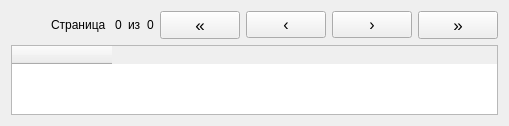
        <widget class="QWidget" name="RelevantManagement">
         <attribute name="title">
          <string>Релевантность и запросы</string>
         </attribute>
         <layout class="QGridLayout" name="gridLayout_4">
          <item row="0" column="0">
           <layout class="QVBoxLayout" name="verticaltintab_5">
            <item>
             <layout class="QHBoxLayout" name="horizontalintab_5">
              <item>
               <spacer name="horizontalSpacer_4">
                <property name="orientation">
                 <enum>Qt::Horizontal</enum>
                </property>
                <property name="sizeHint" stdset="0">
                 <size>
                  <width>40</width>
                  <height>20</height>
                 </size>
                </property>
               </spacer>
              </item>
              <item>
               <widget class="QLabel" name="label_19">
                <property name="sizePolicy">
                 <sizepolicy hsizetype="Preferred" vsizetype="Preferred">
                  <horstretch>0</horstretch>
                  <verstretch>0</verstretch>
                 </sizepolicy>
                </property>
                <property name="minimumSize">
                 <size>
                  <width>0</width>
                  <height>0</height>
                 </size>
                </property>
                <property name="baseSize">
                 <size>
                  <width>0</width>
                  <height>0</height>
                 </size>
                </property>
                <property name="text">
                 <string>Страница </string>
                </property>
               </widget>
              </item>
              <item>
               <widget class="QLabel" name="CurPageTableRelevManage">
                <property name="sizePolicy">
                 <sizepolicy hsizetype="Preferred" vsizetype="Preferred">
                  <horstretch>0</horstretch>
                  <verstretch>0</verstretch>
                 </sizepolicy>
                </property>
                <property name="text">
                 <string>0</string>
                </property>
               </widget>
              </item>
              <item>
               <widget class="QLabel" name="label_20">
                <property name="text">
                 <string>из</string>
                </property>
               </widget>
              </item>
              <item>
               <widget class="QLabel" name="MaxPageTableRelevManage">
                <property name="sizePolicy">
                 <sizepolicy hsizetype="Preferred" vsizetype="Preferred">
                  <horstretch>0</horstretch>
                  <verstretch>0</verstretch>
                 </sizepolicy>
                </property>
                <property name="text">
                 <string>0</string>
                </property>
               </widget>
              </item>
              <item>
               <widget class="QPushButton" name="ButtonFirstPageTableRelevManage">
                <property name="sizePolicy">
                 <sizepolicy hsizetype="Fixed" vsizetype="Fixed">
                  <horstretch>0</horstretch>
                  <verstretch>0</verstretch>
                 </sizepolicy>
                </property>
                <property name="font">
                 <font>
                  <pointsize>13</pointsize>
                  <weight>50</weight>
                  <bold>false</bold>
                 </font>
                </property>
                <property name="text">
                 <string>«</string>
                </property>
               </widget>
              </item>
              <item>
               <widget class="QPushButton" name="ButtonPrevPageTableRelevManage">
                <property name="sizePolicy">
                 <sizepolicy hsizetype="Fixed" vsizetype="Fixed">
                  <horstretch>0</horstretch>
                  <verstretch>0</verstretch>
                 </sizepolicy>
                </property>
                <property name="font">
                 <font>
                  <pointsize>12</pointsize>
                  <weight>50</weight>
                  <bold>false</bold>
                 </font>
                </property>
                <property name="text">
                 <string>‹</string>
                </property>
               </widget>
              </item>
              <item>
               <widget class="QPushButton" name="ButtonNextPageTableRelevManage">
                <property name="sizePolicy">
                 <sizepolicy hsizetype="Fixed" vsizetype="Fixed">
                  <horstretch>0</horstretch>
                  <verstretch>0</verstretch>
                 </sizepolicy>
                </property>
                <property name="font">
                 <font>
                  <pointsize>12</pointsize>
                 </font>
                </property>
                <property name="text">
                 <string>›</string>
                </property>
               </widget>
              </item>
              <item>
               <widget class="QPushButton" name="ButtonLastPageTableRelevManage">
                <property name="sizePolicy">
                 <sizepolicy hsizetype="Fixed" vsizetype="Fixed">
                  <horstretch>0</horstretch>
                  <verstretch>0</verstretch>
                 </sizepolicy>
                </property>
                <property name="font">
                 <font>
                  <pointsize>13</pointsize>
                  <weight>50</weight>
                  <bold>false</bold>
                 </font>
                </property>
                <property name="text">
                 <string>»</string>
                </property>
               </widget>
              </item>
             </layout>
            </item>
            <item>
             <widget class="QTableWidget" name="TableRelevManage">
              <property name="sizeAdjustPolicy">
               <enum>QAbstractScrollArea::AdjustToContents</enum>
              </property>
              <attribute name="horizontalHeaderCascadingSectionResizes">
               <bool>false</bool>
              </attribute>
              <attribute name="verticalHeaderCascadingSectionResizes">
               <bool>true</bool>
              </attribute>
              <attribute name="verticalHeaderStretchLastSection">
               <bool>true</bool>
              </attribute>
              <column>
               <property name="text">
                <string/>
               </property>
              </column>
             </widget>
            </item>
           </layout>
          </item>
         </layout>
        </widget>
